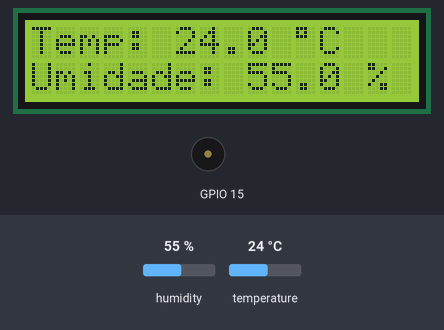
Recording of a sketch running on a simulated ESP8266 (NodeMCU). On the bench: 16×2 character LCD, buzzer (waves = sounding). The inputs (shaded band) are chosen by the test bench; at power-on: humidity 55 %, temperature 24 °C. WiFi joins after 1.5 s; servers stay silent unless stated.

Above: at 4.6 s.
4.7 s: humidity set to 22 %
At 8.4 s:
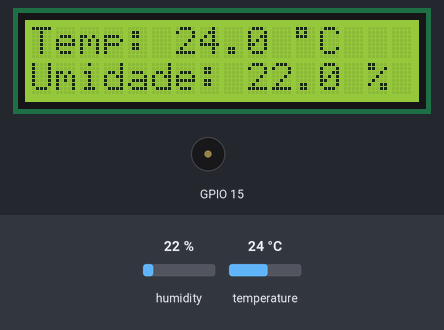
8.7 s: temperature set to 12 °C
At 11.7 s:
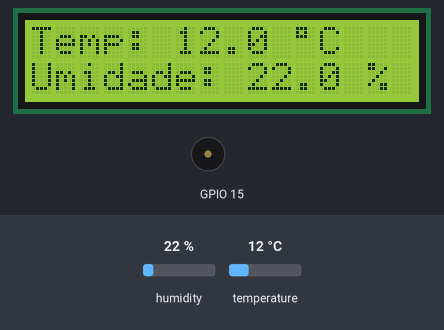
12.4 s: humidity set to 40 %
At 15.5 s:
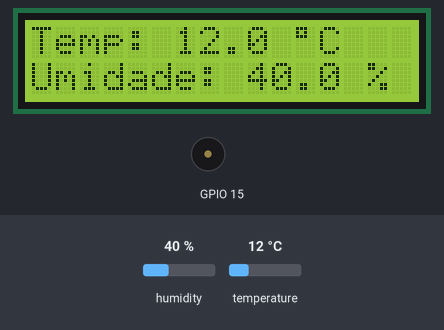
16.1 s: temperature set to 19 °C
At 18.6 s:
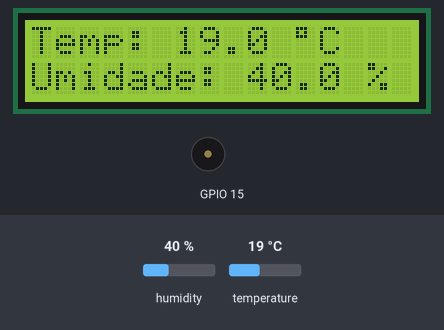
Timing chart, 0 to 20.1 s (numbered marks = the images above; inputs shaded):
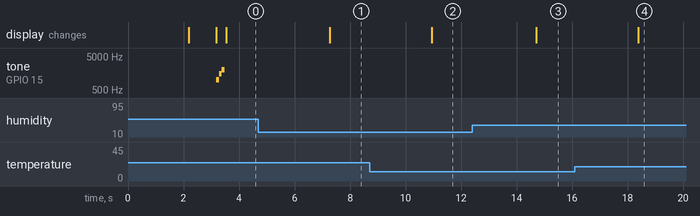

Measured:
- after the input at 4.7 s, the display: changes after 2.6 s (image 1)
- after the input at 8.7 s, the display: changes after 2.2 s (image 2)
- after the input at 12.4 s, the display: changes after 2.3 s (image 3)
- after the input at 16.1 s, the display: changes after 2.3 s (image 4)

The sketch:

nodemcu.ino
```cpp
#include <Wire.h>
#include <DHT.h>
#include <ESP8266WiFi.h>
#include <LiquidCrystal_I2C.h>

//Configs Wifi
const char* WIFI_REDE = "FaustinoNet";
const char* SENHA_WIFI = "password";
bool modoOffline = false;

//Configs rede
IPAddress ip(192,168,15,80);
IPAddress gateway(192,168,15,1);
IPAddress subnet(255,255,255,0);

//Configs do sensor de temperatura e umidade
#define DHTPIN 0 //Pino digital do DHT22
#define DHTTYPE DHT22 //Modelo do sensor DHT22 ou AM2302
DHT dht(DHTPIN, DHTTYPE); //Inicia o sensor

//Wifi Server
WiFiServer server(80);

//Definições do display LCD
LiquidCrystal_I2C lcd(0x27, 16, 2);

//Instancia o Wifi
WiFiClient espClient;

void setup(){

    //Monitor Serial
    Serial.begin(115200);

    //Inicializar o display LCD
    iniciarLCD();

    //Iniciar o wifi
    WiFi.disconnect();
    manterWifi();

    //Inicia o DHT22
    dht.begin();

    //Beep
    beep();

}

void iniciarLCD(){
    lcd.begin(); //Inicia o LCD
    lcd.backlight(); //Ligar a luz do fundo do LCD
}

void manterWifi(){

    //Verifica se já está conectado ou se está em modo offiline
    if(WiFi.status() == WL_CONNECTED || modoOffline == true){
        return;
    }

    //Iniciar o procedimento de desconexão
    WiFi.disconnect();

    //Conectar à rede WIFI
    escreveLCD(1,"Conectando...");
    escreveLCD(2,WIFI_REDE);
    WiFi.config(ip, gateway, subnet);
    WiFi.begin(WIFI_REDE, SENHA_WIFI);

    //Timout da conexão
    int delay_wifi = 1000; //ms
    int timeout = delay_wifi * 15; //ms

    //Avalia se já está conectado ou timout foi atingido
    while(WiFi.status() != WL_CONNECTED && timeout > 0){
        timeout -= delay_wifi;
        delay(delay_wifi);
    }

    //Entrar no modo offline
    if(timeout <= 0){
        modoOffline = true;
        escreveLCD(1,"Wifi timeout!");
    } else {
        escreveLCD(1,"Conectado!!");
        escreveLCD(2, ipToString(WiFi.localIP()));

        //Iniciar o servidor
        server.begin();
    }

    delay(1000);

    lcd.clear();

}

void escreveLCD(int linha, String str){

    //Limpa a linha
    str = (String) str + "                ";

    int j=0;

    for(int i=0;i<16;i++){
        lcd.setCursor(j++,linha-1);
        if(((String)str[i]+str[i+1])=="º"){ //Correção para o caracter º
            lcd.print((char)223);
            i++;
        } else{
            lcd.print(str[i]);
        }
    }

}

String ipToString(IPAddress ip){
    String s = "";
    for (int i=0;i<4;i++)
        s += i ? "." + String(ip[i]) : String(ip[i]);
    return s;
}

void beep(){
    tone(15, 1000);
    delay(100);
    tone(15, 1500);
    delay(100);
    tone(15, 2000);
    delay(100);
    noTone(15);
}

void lerDados(){

    char buffer[10];

    //Temperatura
    sprintf(buffer, "'%.1f'", dht.readTemperature());
    String temperatura = String(buffer);
    temperatura.replace("'","");

    //Umidade
    sprintf(buffer, "'%.1f'", dht.readHumidity());
    String umidade = String(buffer);
    umidade.replace("'","");

    //Escrever no LCD
    escreveLCD(1, "Temp: " + temperatura + " ºC");
    escreveLCD(2, "Umidade: " + umidade + " %");

}

void loop(){

    manterWifi();

    lerDados();

    WiFiClient client = server.available();
    if(client){

      String request = client.readStringUntil('\r');
      client.flush();

      client.println("HTTP/1.1 200 OK");
      client.println("Content-Type: text/json");
      client.println("");

      client.println("{");
      client.println("\"temperatura\": " + (String)dht.readTemperature() + ",");
      client.println("\"temperatura-unidade\": \"ºC\",");
      client.println("\"umidade\": " + (String)dht.readHumidity() + ",");
      client.println("\"umidade-unidade\": \"%\"");
      client.println("}");

      delay(1);

      return;
    }

    delay(1800);

}
```
